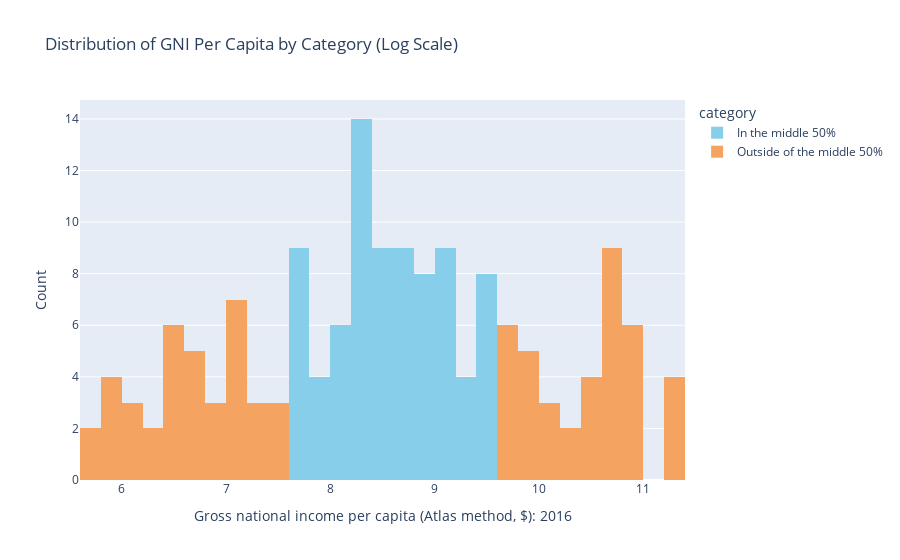

The cell this chart's notebook holds for it:
### Markdown cell above
A quartile represents a 25% portion of the data. We say that:
* The first quartile (Q1) repesents the 25th percentile – 25% of the data lies below the first quartile
* The second quartile (Q2) represents the 50th percentile, also known as the median – 50% of the data lies below the second quartile
* The third quartile (Q3) represents the 75th percentile – 75% of the data lies below the third quartile.

This means that the middle 50% of the data lies *between* the first and third quartiles. This is demonstrated in the histogram below. The three quartiles are marked with red vertical bars.

### Code cell
capita = df['Gross national income per capita, Atlas method: $: 2016']

# Calculate percentiles for categorization
q1 = capita.quantile(0.25)
q3 = capita.quantile(0.75)

# Log transformation to handle skewness
df['log_capita'] = np.log1p(capita)

# Categorize values
df['category'] = capita.apply(lambda x: 'In the middle 50%' if q1 <= x <= q3 else 'Outside of the middle 50%')

# Plot with Plotly
fig = px.histogram(df, x='log_capita', color='category', nbins=30,
                   color_discrete_map={'In the middle 50%': 'skyblue', 'Outside of the middle 50%': 'sandybrown'},
                   labels={'log_capita': "Log of Gross national income per capita (Atlas method, $): 2016"},
                   title="Distribution of GNI Per Capita by Category (Log Scale)")

# Customize layout
fig.update_layout(
    xaxis_title="Gross national income per capita (Atlas method, $): 2016",
    yaxis_title="Count"
)

fig.show()

### Figure 1 — Plotly figure (JSON) as saved in the notebook; plotly's stock layout.template omitted (floating-point values rounded to 4 significant figures)
{"data": [{"alignmentgroup": "True", "bingroup": "x", "hovertemplate": "category=In the middle 50%<br>Log of Gross national income per capita (Atlas method, $): 2016=%{x}<br>count=%{y}<extra></extra>", "legendgroup": "In the middle 50%", "marker": {"color": "skyblue", "pattern": {"shape": ""}}, "name": "In the middle 50%", "nbinsx": 30, "offsetgroup": "In the middle 50%", "orientation": "v", "showlegend": true, "type": "histogram", "x": [8.36, 8.144, 8.796, 8.787, 8.883, 9.186, 7.955, 8.438, 7.804, 8.609, 7.669, 7.948, 8.214, 7.828, 9.019, 8.132, 8.6, 8.274, 9.072, 8.947, 9.195, 8.913, 8.175, 8.183, 9.182, 8.238, 8.638, 9.322, 8.806, 7.706, 7.626, 8.355, 8.232, 8.468, 8.631, 8.493, 8.919, 9.402, 8.246, 9.439, 9.591, 7.66, 8.85, 9.448, 9.156, 8.572, 7.745, 9.503, 8.392, 9.291, 8.817, 8.763, 8.274, 9.086, 8.24, 7.674, 8.447, 9.11, 7.626, 9.404, 8.485, 7.775, 8.401, 9.283, 9.43, 7.678, 8.319, 8.299, 8.535, 8.062, 9.389, 8.03, 9.087, 9.513, 8.752, 8.669, 8.355, 8.312, 8.691, 8.864], "xaxis": "x", "yaxis": "y"}, {"alignmentgroup": "True", "bingroup": "x", "hovertemplate": "category=Outside of the middle 50%<br>Log of Gross national income per capita (Atlas method, $): 2016=%{x}<br>count=%{y}<extra></extra>", "legendgroup": "Outside of the middle 50%", "marker": {"color": "sandybrown", "pattern": {"shape": ""}}, "name": "Outside of the middle 50%", "nbinsx": 30, "offsetgroup": "Outside of the middle 50%", "orientation": "v", "showlegend": true, "type": "histogram", "x": [6.711, 5.638, 7.091, 5.916, 6.581, 6.635, null, null, 6.494, 7.231, 6.196, 6.431, 7.231, 7.099, 5.916, null, 5.994, 5.771, 6.621, 7.022, 6.176, 5.916, 6.553, 7.456, 6.858, 9.643, 6.196, null, 6.711, 6.804, 6.293, 6.494, 7.171, 6.847, 6.365, 10.03, 7.194, 7.04, 7.427, 10.5, 10.55, 10.64, 6.594, 9.803, 7.321, 11.23, 9.987, 10.86, 7.013, 10.61, null, 10.72, 10.64, 10.07, 10.95, 9.784, 10.71, 10.57, 10.68, 9.85, 10.95, 10.87, 10.36, null, 9.6, 11.25, 10.09, null, 10.74, 11.32, 9.896, null, 9.983, 10.22, 10.91, 11.31, 10.65, 9.604, 10.68, null, 6.661, 9.66, 10.9, 10.57, 7.54, 9.631], "xaxis": "x", "yaxis": "y"}], "layout": {"barmode": "relative", "legend": {"title": {"text": "category"}, "tracegroupgap": 0}, "title": {"text": "Distribution of GNI Per Capita by Category (Log Scale)"}, "xaxis": {"anchor": "y", "domain": [0, 1], "title": {"text": "Gross national income per capita (Atlas method, $): 2016"}}, "yaxis": {"anchor": "x", "domain": [0, 1], "title": {"text": "Count"}}}}
